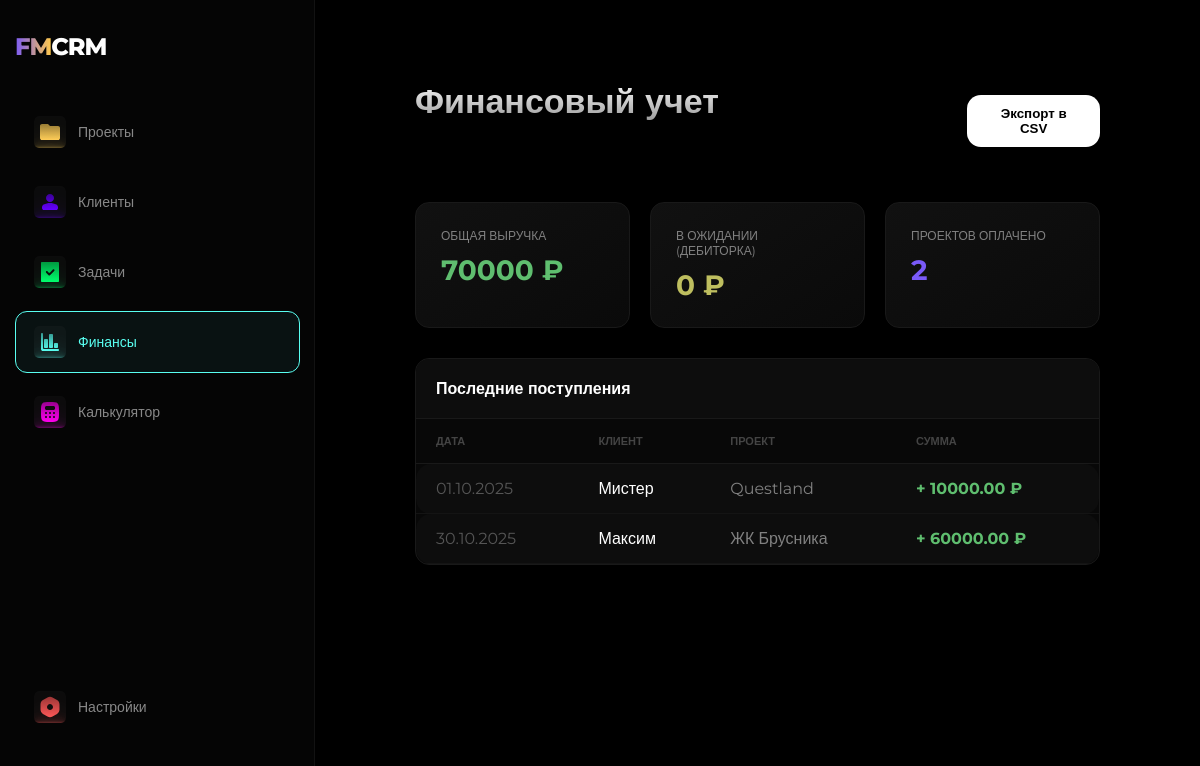
Page /finance/ on the earlier database version.
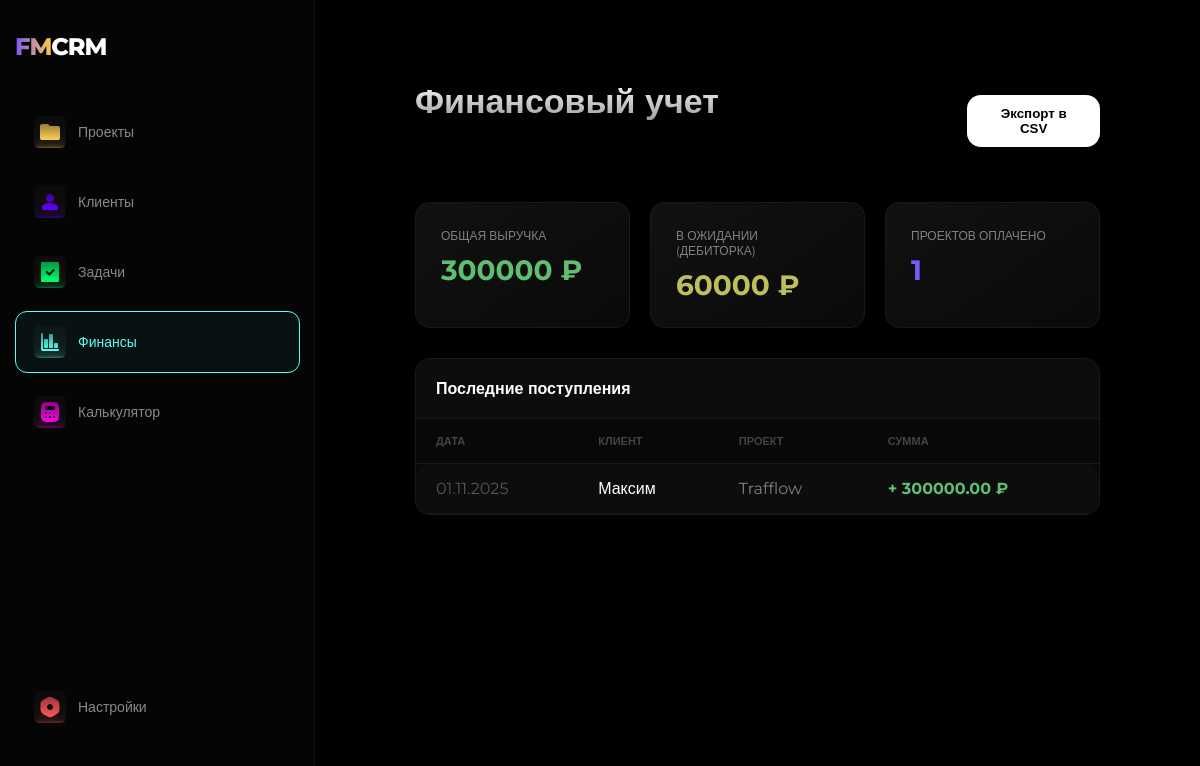
Same page on the later database version.
### crm/models.py (models this page shows, shortened)
class Project(models.Model):
    STATUS_CHOICES = (
        ('planned', 'К выполнению'),
        ('inwork', 'В работе'),
        ('done', 'Завершён'),
        ('overdue', 'Просрочен'),
        ('paused', 'Приостановлен'),
    )
    PAYMENT_CHOICES = (
        ('paid', 'Оплачен'),
        ('not_paid', 'Не оплачен'),
        ('pending', 'Ожидает оплаты'),
    )
    title = models.CharField(max_length=200, verbose_name="Название проекта")
    client = models.ForeignKey(
        Client,
        on_delete=models.SET_NULL,
        null=True,
        blank=True,
        related_name='projects',
        verbose_name="Клиент"
    )
    description = models.TextField(blank=True, null=True, verbose_name="Описание проекта")
    status = models.CharField(max_length=20, choices=STATUS_CHOICES, default='planned', verbose_name="Статус")
    budget = models.DecimalField(max_digits=10, decimal_places=2, null=True, blank=True, verbose_name="Бюджет")
    start_date = models.DateField(null=True, blank=True, verbose_name="Дата начала")
    end_date = models.DateField(null=True, blank=True, verbose_name="Дата завершения")
    payment_status = models.CharField(max_length=20, choices=PAYMENT_CHOICES, default='not-paid', verbose_name="Оплата")
    order = models.PositiveIntegerField(default=0, verbose_name="Позиция")
    class Meta:
        ordering = ['status', 'order', 'id']

class Client(models.Model):
    name = models.CharField(max_length=200, verbose_name="Имя/Компания")
    contact_person = models.CharField(max_length=200, blank=True, null=True, verbose_name="Контактное лицо")
    email = models.EmailField(blank=True, null=True, verbose_name="Email")
    phone = models.CharField(max_length=20, blank=True, null=True, verbose_name="Телефон")
    telegram = models.CharField(max_length=100, blank=True, null=True, verbose_name="Telegram")
    is_vip = models.BooleanField(default=False, verbose_name="VIP статус")
    created_at = models.DateTimeField(auto_now_add=True, verbose_name="Дата добавления")
    class Meta:
        verbose_name = "Клиент"
        verbose_name_plural = "Клиенты"
        ordering = ['name']

### crm/views.py (the view)
# urls.py: path('finance/', views.finance, name='finance'),
def finance(request):
    total_revenue = Project.objects.filter(payment_status='paid').aggregate(Sum('budget'))['budget__sum'] or 0
    pending_payments = Project.objects.filter(
        payment_status='pending'
    ).exclude(status='done').aggregate(Sum('budget'))['budget__sum'] or 0
    recent_payments = Project.objects.filter(payment_status='paid').select_related('client').order_by('-id')
    return render(request, 'finance.html', {
        'total_revenue': total_revenue,
        'pending_payments': pending_payments,
        'recent_payments': recent_payments,
    })

### templates/finance.html (shortened to what this page needs)
{% extends 'base.html' %}
{% block content %}
<div class="content">
    <div class="topbar">
        <h1>Финансовый учет</h1>
        <button class="add-project-btn">Экспорт в CSV</button>
    </div>
    <div style="display: grid; grid-template-columns: repeat(3, 1fr); gap: 20px; margin-bottom: 30px;">
        <div class="project-card" style="padding: 25px; border: 1px solid #191919; background: linear-gradient(145deg, #111, #0a0a0a);">
            <div style="color: #808080; font-size: 12px; text-transform: uppercase; margin-bottom: 10px;">Общая выручка</div>
            <div style="font-size: 28px; font-weight: bold; color: #5FBE6F;">{{ total_revenue }} ₽</div>
        </div>
        <div class="project-card" style="padding: 25px; border: 1px solid #191919; background: linear-gradient(145deg, #111, #0a0a0a);">
            <div style="color: #808080; font-size: 12px; text-transform: uppercase; margin-bottom: 10px;">В ожидании (дебиторка)</div>
            <div style="font-size: 28px; font-weight: bold; color: #BEBE5F;">{{ pending_payments }} ₽</div>
        </div>
        <div class="project-card" style="padding: 25px; border: 1px solid #191919; background: linear-gradient(145deg, #111, #0a0a0a);">
            <div style="color: #808080; font-size: 12px; text-transform: uppercase; margin-bottom: 10px;">Проектов оплачено</div>
            <div style="font-size: 28px; font-weight: bold; color: #7A5AF8;">{{ recent_payments|length }}</div>
        </div>
    </div>
    <div class="project-card" style="padding: 0; overflow: hidden; border: 1px solid #191919;">
        <div style="padding: 20px; border-bottom: 1px solid #191919; background: #0D0D0D;">
            <h3 style="font-size: 16px; margin: 0;">Последние поступления</h3>
        </div>
        <table style="width: 100%; border-collapse: collapse; color: white; text-align: left;">
            <thead>
                <tr style="color: #808080; font-size: 11px; text-transform: uppercase; border-bottom: 1px solid #191919;">
                    <th style="padding: 15px 20px;">Дата</th>
                    <th style="padding: 15px 20px;">Клиент</th>
                    <th style="padding: 15px 20px;">Проект</th>
                    <th style="padding: 15px 20px;">Сумма</th>
                </tr>
            </thead>
            <tbody>
                {% for payment in recent_payments %}
                <tr style="border-bottom: 1px solid #141414;">
                    <td style="padding: 15px 20px; color: #555;">{{ payment.start_date|date:"d.m.Y" }}</td>
                    <td style="padding: 15px 20px; font-weight: 500;">{{ payment.client.name }}</td>
                    <td style="padding: 15px 20px; color: #808080;">{{ payment.title }}</td>
                    <td style="padding: 15px 20px; color: #5FBE6F; font-weight: bold;">+ {{ payment.budget }} ₽</td>
                </tr>
                {% empty %}
                <tr>
                    <td colspan="4" style="padding: 40px; text-align: center; color: #444;">Пока нет зафиксированных оплат</td>
                </tr>
                {% endfor %}
            </tbody>
        </table>
    </div>
</div>
{% endblock %}

Differences in the rows shown:
no longer on this page (row edited): Project: start_date "01.10.2025", client.name "Мистер", title "Questland", budget "10000.00"
no longer on this page (row edited): Project: start_date "30.10.2025", client.name "Максим", title "ЖК Брусника", budget "60000.00"
now on this page (row edited): Project: start_date "01.11.2025", client.name "Максим", title "Trafflow", budget "300000.00"
Other differences:
{{ total_revenue }}: "70000" → "300000"
{{ pending_payments }}: "0" → "60000"
{{ recent_payments|length }}: "2" → "1"
